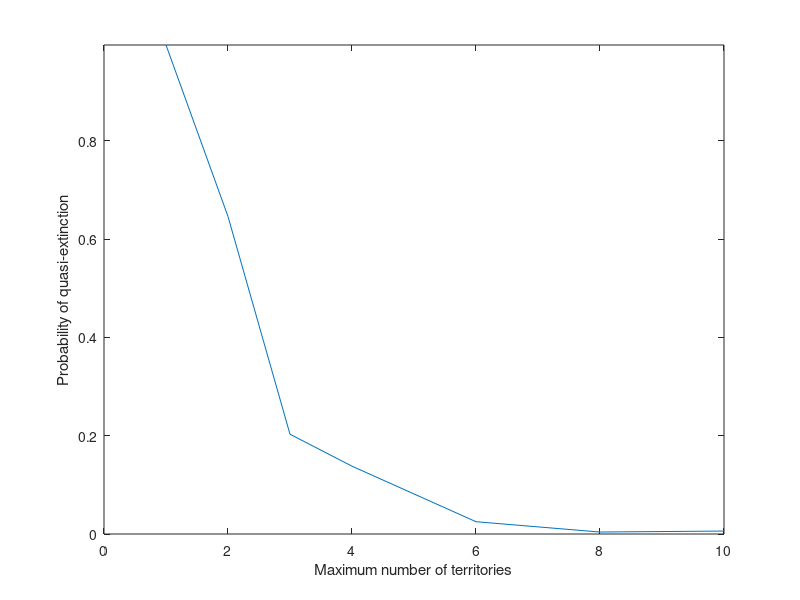

MATLAB code to generate this figure:
% PROGRAM lynx
%   Performs a density-dependent demographic PVA for the Iberian 
%   lynx, with demographic stochasticity (survival of all 
%   classes), environmental stochasticity (class 1 survival 
%   only), and a maximum number of breeders set by the number of 
%   territories, K.  
%   Classes are:
%   (1) cubs; 
%   (2) subadults; 
%   (3) floaters (adults without territories);
%   (4) breeders (territory-holding adults).  
%   Assumes a post-breeding census, and tracks females only.
%   Parameters modified from Gaona et al., Ecological Monographs 
%   68: 349-370 (1998)
 
% NOTE: This code has been modified from the original code that
% appeared in Morris and Doak, 2002, Quantitative Conservation Biology,
% Sinauer Associates, Sunderland, MA.
 
% ************  USER-DEFINED PARAMETERS  ************************
s1min=0.2;      % class 1 survival in bad years
ds1=0.3;        % class 1 surv. in good years=s1min+ds1
freqbad=0.1;    % frequency of bad years
s2=0.7;         % class 2 survival
s3=0.7;         % class 3 survival
s4=0.86;        % class 4 survival
f4=0.5*0.6*2.9;  % reproduction of breeders=sex ratio x 
                %   breeding propensity x mean litter size 
Ks=[1 2 3 4 6 8 10];   % max. number of territories
imax=length(Ks);    
n0=[4 2 0 5];   % starting population vector
Nx=2;           % quasi-extinction threshold
tmax=50;        % time horizon
numreps=1000;   % no. of replicates for prob.(ext.) calculation
% ***************************************************************
 
rand('state',sum(100*clock)); % seed random number generator
 
for i=1:imax            % For each possible no. of territories,
    K=Ks(i);
    Ns=zeros(1,numreps);
    for rep=1:numreps   % for each replicate population, 
        n=n0;           % starting at the initial vector,
        for t=1:tmax    % for each year,
            s1=s1min+ds1*(rand>freqbad); % draw class 1 survival
                         % at random given environmental 
                         % stochasticity, then
            nn(2)=sum(rand(1,n(1))<s1);   % determine no. of 
            nn(3)=sum(rand(1,n(2))<s2)... % survivors in all  
                + sum(rand(1,n(3))<s3);   % classes by Monte Carlo
            nn(4)=sum(rand(1,n(4))<s4);   % simulation.
                                          % Before breeding season starts,
            newbreeders=min([nn(3) K-nn(4)]); % new breeders take 
                                     % empty territories, if any,
            nn(3)=nn(3)-newbreeders;  % leaving class 3
            nn(4)=nn(4)+newbreeders;  % and joining class 4.
            nn(1)=round(f4*nn(4));   % Simulate reproduction by
                                     % new and surviving breeders.
            N=sum(nn);               % Sum total population size & 
            if N<=Nx break; end;     % stop if threshold is hit.
            n=nn;                    % replace old vector with the new one.
        end; % for t
        Ns(rep)=N;                   % Store final population size.
    end; % for rep
    probext(i)=sum(Ns<=Nx)/numreps; % Calculate quasi-ext. prob.
end; % for i
 
plot(Ks,probext);  % Plot quasi-ext. prob. vs. no. of territories
axis([0 max(Ks) 0 max(probext)])
xlabel('Maximum number of territories')
ylabel('Probability of quasi-extinction') 